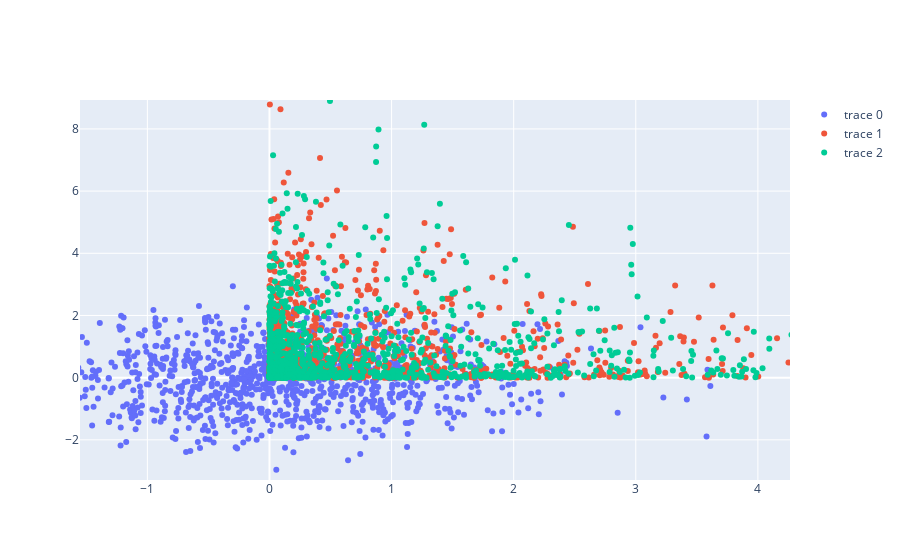

Notebook cell for this chart:
### Markdown cell above
# Scatterplot

### Code cell
# define some variables
random_x = np.random.randn(1000)
random_y = np.random.randn(1000)

# Create three data traces
trace1 = go.Scatter(
    x = random_x,
    y = random_y,
    mode = 'markers'
)

trace2 = go.Scatter(
    x = random_x**2,
    y = random_y**2,
    mode = 'markers'
)

trace3 = go.Scatter(
    x = random_y**2,
    y = random_x**2,
    mode = 'markers',
   
)

# combine into a figure
data = [trace1, trace2, trace3]
fig = go.Figure(data)
fig

### Figure 1 — Plotly figure (JSON) as saved in the notebook; plotly's stock layout.template omitted (floating-point values rounded to 4 significant figures; data arrays with more than 128 entries replaced by an {"elided": "..."} marker saying what was removed)
{"data": [{"mode": "markers", "type": "scatter", "x": {"elided": "1000 float values"}, "y": {"elided": "1000 float values"}}, {"mode": "markers", "type": "scatter", "x": {"elided": "1000 float values"}, "y": {"elided": "1000 float values"}}, {"mode": "markers", "type": "scatter", "x": {"elided": "1000 float values"}, "y": {"elided": "1000 float values"}}], "layout": {"autosize": true, "xaxis": {"autorange": false, "range": [-1.552, 4.263], "type": "linear"}, "yaxis": {"autorange": false, "range": [-3.291, 8.93], "type": "linear"}}}
